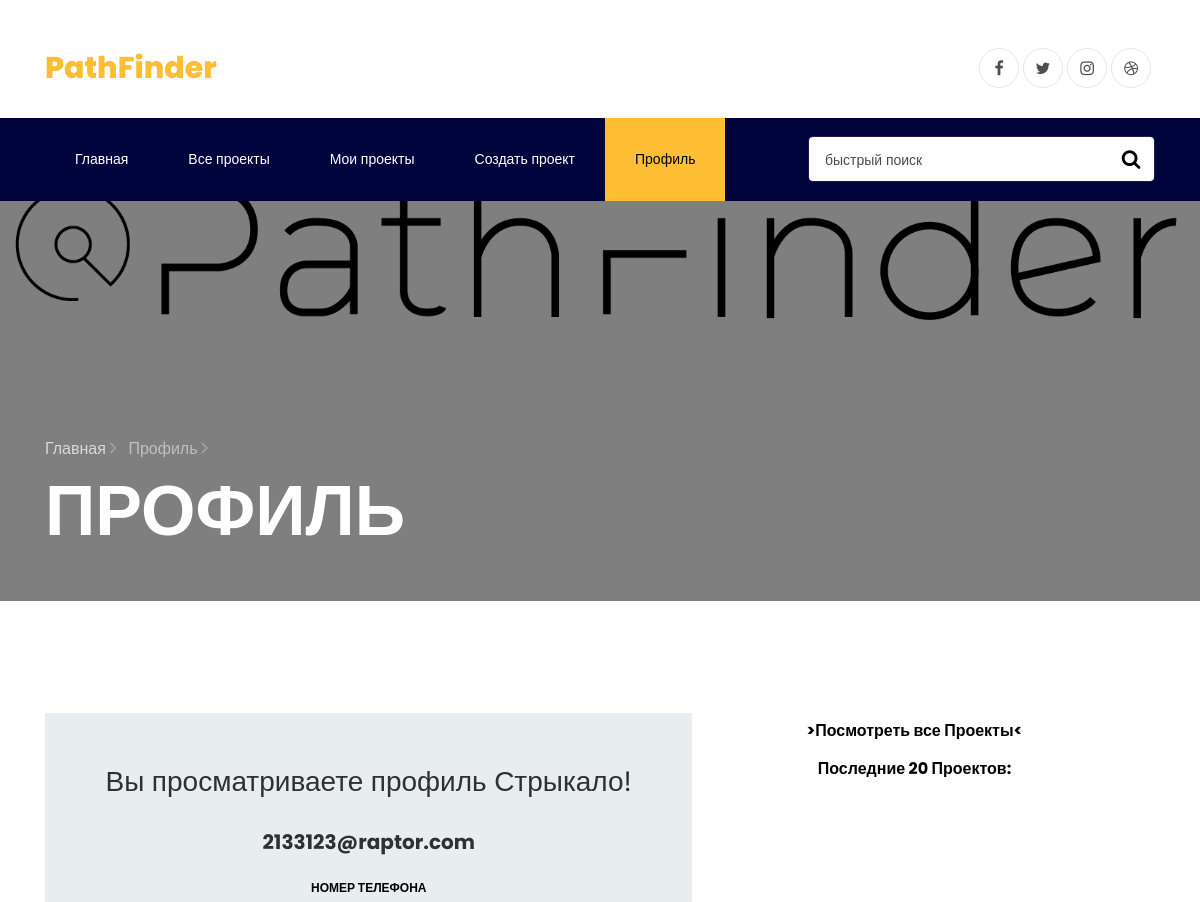
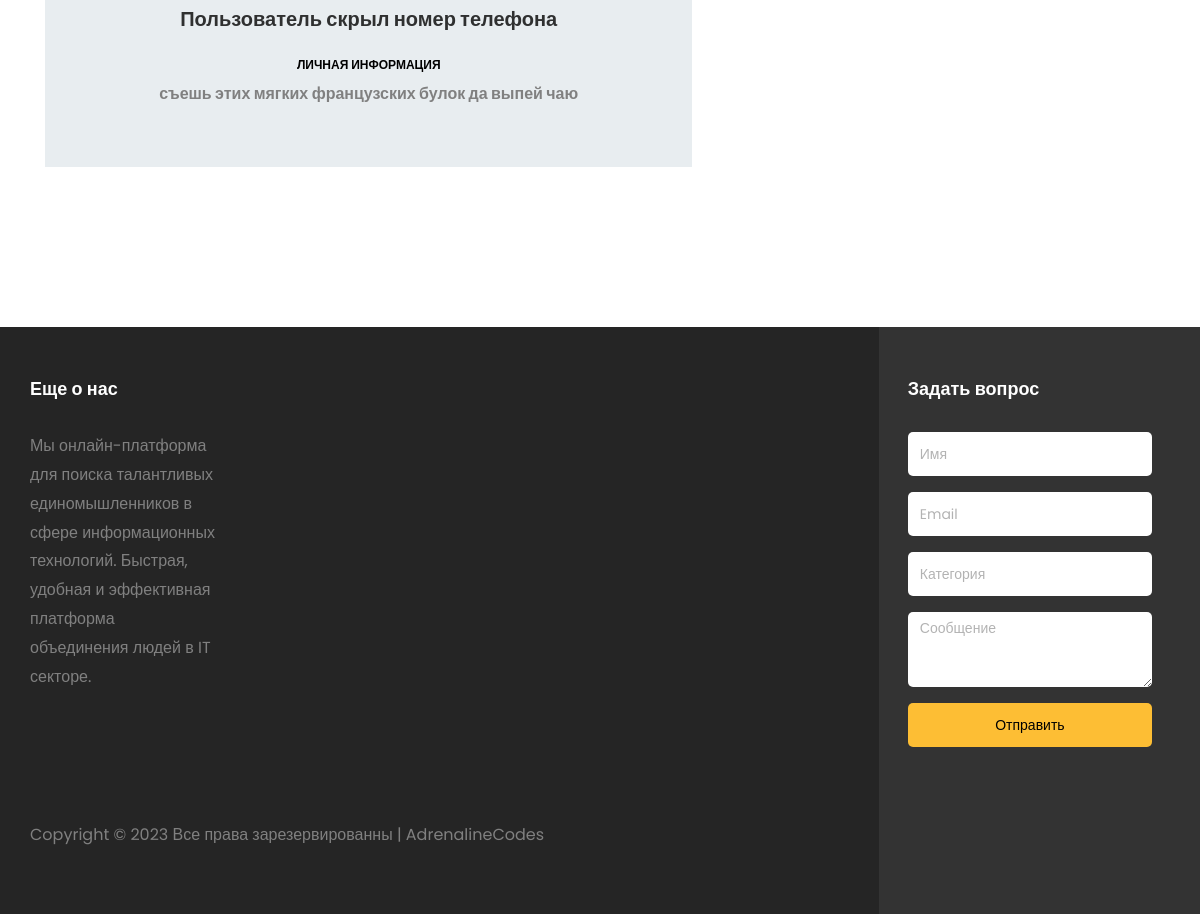
The page /lk.php?openid=6 on the database its author committed (2 pictures, top to bottom).
### tables this page shows
CREATE TABLE `users` (
  `user_id` int(11) UNSIGNED NOT NULL,
  `user_login` text NOT NULL,
  `user_password` text NOT NULL,
  `user_hash` varchar(32) NOT NULL DEFAULT '',
  `user_name` text DEFAULT NULL,
  `user_phone` varchar(999) NOT NULL,
  `user_mail` mediumtext NOT NULL,
  `user_request` mediumtext NOT NULL,
  `user_about` longtext NOT NULL,
  `vision` int(11) NOT NULL
);

### main_script.php (called while the page is built, shortened)
<?php
$hashh = 0;
?>

### lk.php (the view, shortened to what this page needs)
<!DOCTYPE html>
<html lang="ru">
<?php
include 'main_script.php';
if (mysqli_query($link, "SELECT `user_id` FROM `users` WHERE `user_hash` LIKE '$hashh'")->fetch_array() != 0) {
  $resulttt = mysqli_query($link, "SELECT `user_id` FROM `users` WHERE `user_hash` LIKE '$hashh'");
  while ($dataaa = $resulttt->fetch_assoc()) {
    $userid = $dataaa['user_id'];
    $user_id = $userid;
  }
} else {
  header('Location: http://localhost/PathFinder/user.php');
}
?>
<head>
  <link rel="stylesheet" href="https://stackpath.bootstrapcdn.com/font-awesome/4.7.0/css/font-awesome.min.css">
  <link rel="stylesheet" href="css/animate.css">
  <link rel="stylesheet" href="css/owl.carousel.min.css">
  <link rel="stylesheet" href="css/owl.theme.default.min.css">
  <link rel="stylesheet" href="css/magnific-popup.css">
  <link rel="stylesheet" href="css/ionicons.min.css">
  <link rel="stylesheet" href="css/flaticon.css">
  <link rel="stylesheet" href="css/icomoon.css">
  <link rel="stylesheet" href="css/style.css">
</head>
<body>
  <div class="container pt-5">
    <div class="row justify-content-between">
      <div class="col">
        <a class="navbar-brand" href="index.php"><span> PathFinder</span></a>
      </div>
      <div class="col d-flex justify-content-end">
        <div class="social-media">
          <p class="mb-0 d-flex">
            <a href="#" class="d-flex align-items-center justify-content-center"><span class="fa fa-facebook"></span></a>
            <a href="#" class="d-flex align-items-center justify-content-center"><span class="fa fa-twitter"></span></a>
            <a href="#" class="d-flex align-items-center justify-content-center"><span class="fa fa-instagram"></span></a>
            <a href="#" class="d-flex align-items-center justify-content-center"><span class="fa fa-dribbble"></span></a>
          </p>
        </div>
      </div>
    </div>
  </div>
  <nav class="navbar navbar-expand-lg navbar-dark ftco_navbar bg-dark ftco-navbar-light" id="ftco-navbar">
    <div class="container">
      <form method="GET" class="searchform order-lg-last">
        <div class="form-group d-flex">
          <input type="text" name="search" class="form-control pl-3" placeholder="быстрый поиск">
          <button type="submit" placeholder="" class="form-control search"><span class="fa fa-search"></span></button>
        </div>
      </form>
      <div class="collapse navbar-collapse" id="ftco-nav">
        <ul class="navbar-nav mr-auto topmenu">
          <li class="nav-item"><a href="index.php" class="nav-link">Главная</a></li>
          <li class="nav-item"><a href="shop.php?category=0&page=1" class="nav-link">Все проекты </a></li>
          <?php
          if ($userid == 1) {
            echo '
						<li class="nav-item"><a href="orderinfo.php" class="nav-link">Админка</a></li>
						<li class="nav-item"><a href="contact.php" class="nav-link">Создать проект</a></li>';
          } elseif (mysqli_query($link, "SELECT `user_id` FROM `users` WHERE `user_hash` LIKE '$hashh'")->fetch_array() != 0) {
            echo '
						<li class="nav-item"><a href="cart.php" class="nav-link">Мои проекты</a></li>
						<li class="nav-item"><a href="contact.php" class="nav-link">Создать проект</a></li>';
          }
          ?>
          <li class="nav-item active"><a href="user.php" class="nav-link">Профиль</a></li>
        </ul>
      </div>
    </div>
  </nav>
  <section class="hero-wrap hero-wrap-2" style="background-image: url('images/logo3.png');"
    data-stellar-background-ratio="0.75">
    <div class="overlay"></div>
    <div class="container">
      <div class="row no-gutters slider-text align-items-end">
        <div class="col-md-9 ftco-animate pb-5">
          <p class="breadcrumbs mb-2"><span class="mr-2"><a href="index.php">Главная <i
                  class="ion-ios-arrow-forward"></i></a></span> <span>Профиль <i
                class="ion-ios-arrow-forward"></i></span></p>
          <h1 class="mb-0 bread">Профиль</h1>
        </div>
      </div>
    </div>
  </section>
  <section class="ftco-section text-center heading-section heading-section-white ftco-animate">
    <div class="container">
      <div class="row justify-content-center">
        <div class="col-md-12">
          <div class="wrapper">
            <?php
            if (isset($_GET['openid'])) {
              echo '<div class="row no-gutters mb-5">
              <div class="col-md-7">
                <div class="contact-wrap w-100 p-md-5 p-4">';
              $user_id = $_GET['openid'];
              if (isset($_GET['openid'])) {
                $date22 = mysqli_query($link, "SELECT `user_name` FROM `users` WHERE `user_id` LIKE '$user_id'");
                while ($date11 = $date22->fetch_assoc()) {
                  $date9 = $date11['user_name'];
                  echo '<h3 class="mb-4">Вы просматриваете профиль  ' . $date9 . '!</h3>';
                }
              }
            }
            echo '<div id="form-message-warning" class="mb-4"></div>
                  <div id="form-message-success" class="mb-4">
                  </div>
                  <form method="POST" id="contactForm" name="contactForm" class="contactForm">
                    <div class="row">
                      <div class="col-md-12">
                        <div class="form-group">';
            if (isset($_GET['openid'])) {
              $date2 = mysqli_query($link, "SELECT `user_mail` FROM `users` WHERE `user_id` LIKE '$user_id'");
              while ($date1 = $date2->fetch_assoc()) {
                $date = $date1['user_mail'];
                echo '<h5 class="font-weight-bold">' . $date . '</h5>';
              }
              echo '</div>
              </div>
              <div class="col-md-12">
                <div class="form-group">
                  <label class="label" for="name">Номер телефона</label>';
            }
            if (isset($_GET['openid'])) {
              $date2 = mysqli_query($link, "SELECT `user_phone` FROM `users` WHERE `user_id` LIKE '$user_id'");
              while ($date1 = $date2->fetch_assoc()) {
                $date = $date1['user_phone'];
                $vision2 = mysqli_query($link, "SELECT `vision` FROM `users` WHERE `user_id` LIKE '$user_id'");
                while ($vision1 = $vision2->fetch_assoc()) {
                  $vision = $vision1['vision'];
                }
                if ($vision == 1) {
                  echo '<h5 class="font-weight-bold">' . $date . '</h5>';
                } else {
                  echo '<h5 class="font-weight-bold">Пользователь скрыл номер телефона</h5>';
                }
              }
              echo '</div>
              </div>
              <div class="col-md-12">
                <div class="form-group">
                  <label class="label" for="name">Личная информация</label>';
              $date2 = mysqli_query($link, "SELECT `user_about` FROM `users` WHERE `user_id` LIKE '$user_id'");
              while ($date1 = $date2->fetch_assoc()) {
                $date = $date1['user_about'];
                echo '<h6 class="font-weight-bold">' . $date . '</h6>';
              }
              echo '
          </div>
        </div>
              </div>
              </form>
            </div>
            </div>
            <div class="col-md-13 text-center heading-section heading-section-white ftco-animate">';
              $result = mysqli_query($link, "SELECT `user_id` FROM `users` WHERE `user_hash` LIKE '$hashh'");
              while ($data = $result->fetch_assoc()) {
                $userid = $data['user_id'];
                if ($userid == 1) {
                  echo '<a href="orderinfo.php" class="py-1 d-block subheading ">>Посмотреть все Проекты<</a>
                    <span class="subheading">Последние 20 Проектов:</span>
                    <div class="text mt-3 text-center">';
                }
              }
              echo ' </div>
                  </div>
                  ';
            }
            ?>
          </div>
  </section>
  <footer class="footer">
    <div class="container-fluid px-lg-5">
      <div class="row">
        <div class="col-md-9 py-5">
          <div class="row">
            <div class="col-md-4 mb-md-0 mb-4">
              <h2 class="footer-heading">Еще о нас</h2>
              <p>Мы онлайн-платформа для поиска талантливых единомышленников в сфере информационных технологий. Быстрая,
                удобная и эффективная платформа объединения людей в IT секторе.</p>
              <ul class="ftco-footer-social p-0">
              </ul>
            </div>
            <div class="col-md-8">
            </div>
          </div>
          <div class="row mt-md-5">
            <div class="col-md-12">
              <p class="copyright">
                Copyright &copy;
                <script>document.write(new Date().getFullYear());</script> Все права зарезервированны |
                AdrenalineCodes</a>
              </p>
            </div>
          </div>
        </div>
        <div class="col-md-3 py-md-5 py-4 aside-stretch-right pl-lg-5">
          <h2 class="footer-heading">Задать вопрос</h2>
          <form action="#" class="contact-form">
            <div class="form-group">
              <input type="text" class="form-control" placeholder="Имя">
            </div>
            <div class="form-group">
              <input type="text" class="form-control" placeholder="Email">
            </div>
            <div class="form-group">
              <input type="text" class="form-control" placeholder="Категория">
            </div>
            <div class="form-group">
              <textarea name="" id="" cols="30" rows="3" class="form-control" placeholder="Сообщение"></textarea>
            </div>
            <div class="form-group">
              <button type="submit" class="form-control submit px-3">Отправить</button>
            </div>
          </form>
        </div>
      </div>
    </div>
  </footer>
</body>
</html>

### rows shown on the page
users: user_name "Стрыкало", user_mail "2133123@raptor.com"
users: shows ">Посмотреть все Проекты<"

### other values the page prints
$date "съешь этих мягких французских булок да выпей чаю"
